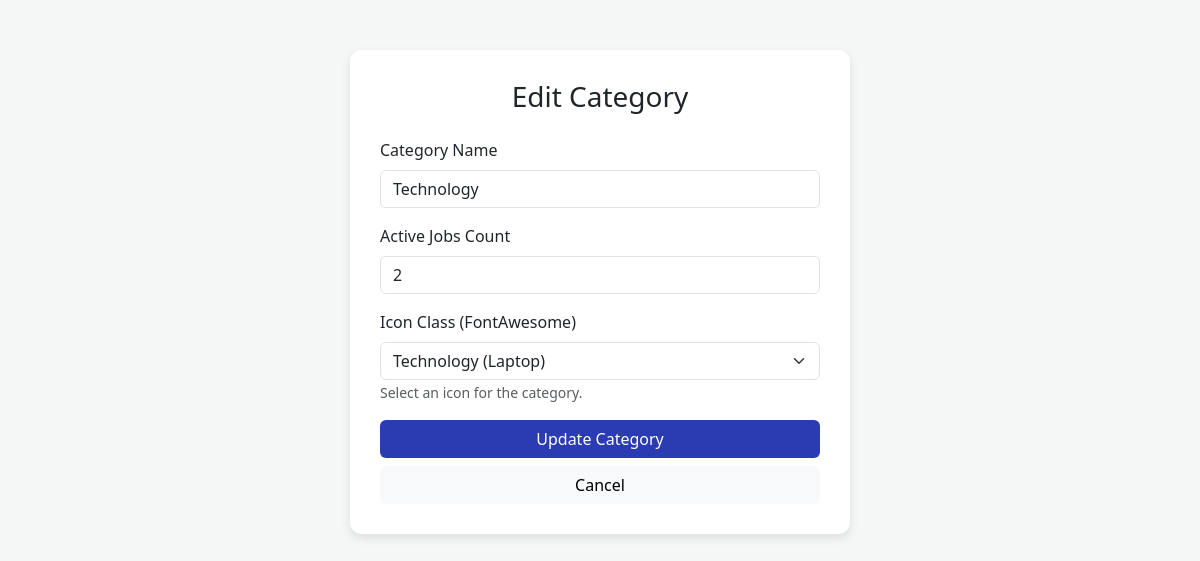
/admin/JOBMANAGEMENT/edit.php?id=12, run on the app's committed database.
### tables this page shows
CREATE TABLE `categories` (
  `id` int(11) NOT NULL,
  `name` varchar(100) NOT NULL,
  `icon_class` varchar(50) DEFAULT 'fa-briefcase',
  `active_jobs` int(11) DEFAULT 0,
  `created_at` timestamp NOT NULL DEFAULT current_timestamp()
);

### admin/JOBMANAGEMENT/edit.php (the view, shortened to what this page needs)
<?php
include('db.php');
if (isset($_GET['id'])) {
    $id = mysqli_real_escape_string($conn, $_GET['id']);
    $result = mysqli_query($conn, "SELECT * FROM categories WHERE id = $id");
    $data = mysqli_fetch_assoc($result);
}
?>
<!DOCTYPE html>
<html lang="en">
<head>
    <link href="https://cdn.jsdelivr.net/npm/bootstrap@5.3.0/dist/css/bootstrap.min.css" rel="stylesheet">
</head>
<body>
<div class="container">
    <div class="form-container">
        <h3 class="mb-4 text-center">Edit Category</h3>
        <form method="POST">
            <div class="mb-3">
                <label class="form-label">Category Name</label>
                <input type="text" name="name" class="form-control" value="<?php echo $data['name']; ?>" required>
            </div>
            <div class="mb-3">
                <label class="form-label">Active Jobs Count</label>
                <input type="number" name="active_jobs" class="form-control" value="<?php echo $data['active_jobs']; ?>" required>
            </div>
            <div class="mb-3">
                <label class="form-label">Icon Class (FontAwesome)</label>
                <select name="icon_class" class="form-select">
                    <option value="fa-laptop" <?php if($data['icon_class'] == 'fa-laptop') echo 'selected'; ?>>Technology (Laptop)</option>
                </select>
                <small class="text-muted">Select an icon for the category.</small>
            </div>
            <div class="d-grid gap-2">
                <button type="submit" name="update" class="btn btn-update">Update Category</button>
                <a href="categories.php" class="btn btn-light">Cancel</a>
            </div>
        </form>
    </div>
</div>
</body>
</html>

### admin/JOBMANAGEMENT/edit.php (style rules this page uses)
body { background-color: #f4f7f6; padding-top: 50px; }
.form-container { background: #fff; padding: 30px; border-radius: 12px; box-shadow: 0 4px 10px rgba(0,0,0,0.1); max-width: 500px; margin: auto; }
.btn-update { background-color: #2b3bb1; color: white; }

### data on the page
categories: name "Technology", active_jobs "2", icon_class "Technology (Laptop)"
